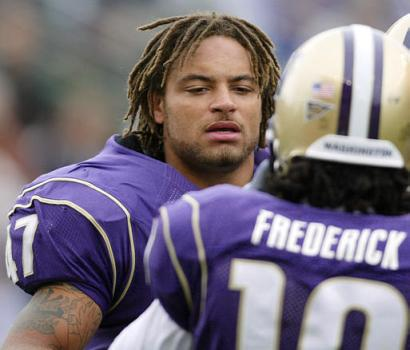
#> input picture img_341.jpg, 410 x 350 px
$ python delaunay_demo.py
#> lines starting #> are read from the running program, lines starting #| are printed output that depends on the picture
### delaunay.py
from scipy.spatial import Delaunay
import cv2
import numpy as np

NUM_FEATURE_POINTS = 20 # a full face should have 20 feature points

# [93 lines left out: functions get_facial_feature_points, detect_faces, crop_faces, get_face_keypoints, not called in this run]

def create_triangulations(feature_point_list):
    '''
    Creates a Delaunay triangulation for each face found in the input image.
    Input:
        - feature_point_list: a list of lists of 2D points, where each 2D point corresponds to a keypoint in the face
    Output:
        - triangulations: a list of simplices
    '''
    triangulations = []
    # create a triangulation for each face found in the image
    for feature_points in feature_point_list:
        # only add triangulations for full faces
        triangulations.append(Delaunay(feature_points).simplices if feature_points is not None else None)

    return triangulations

# [23 lines left out: function interpolate_triangulations, not called in this run]

### delaunay_demo.py
import cv2
import matplotlib.pyplot as plt
from delaunay import create_triangulations

image = cv2.cvtColor(cv2.imread('img_341.jpg'), cv2.COLOR_BGR2GRAY)
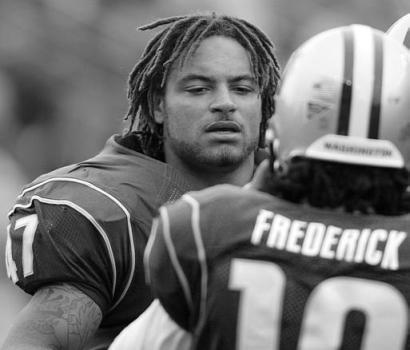
#> image: shape (350, 410); min 0, max 255, mean 116.3
#> the loop in create_triangulations, `for feature_points in feature_point_list:` made 1 pass
#> after the loop in create_triangulations, `for feature_points in feature_point_list:`: triangulations = []
#> (the run stopped early here; a loop or call above may not have finished)

$ run again, with case_1_2.png saved as img_341.jpg
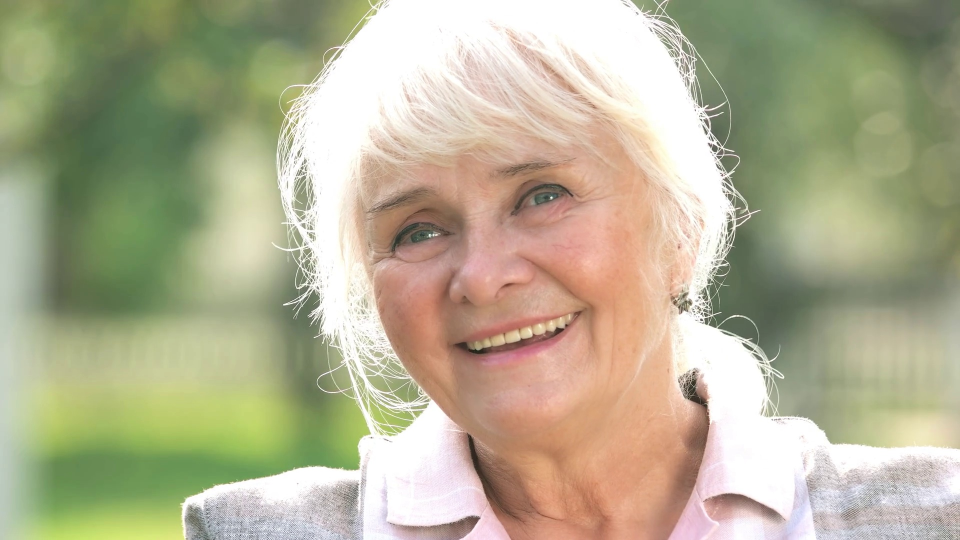
#> input picture case_1_2.png, 1920 x 1080 px (shown at 1/2 size)
#> `image = cv2.cvtColor(cv2.imread('img_341.jpg'), cv2.COLOR_BGR2GRAY)`:
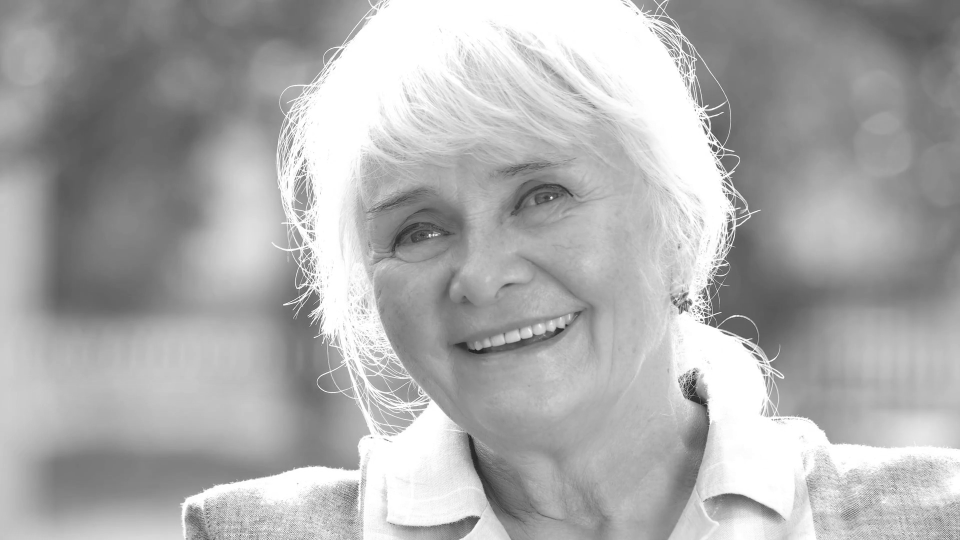
#> image: shape (1080, 1920) (shown at 1/2 size); min 15, max 255, mean 173.1
#> the loop in create_triangulations, `for feature_points in feature_point_list:` made 1 pass
#> after the loop in create_triangulations, `for feature_points in feature_point_list:`: triangulations = []

$ run again, with case_2_1.png saved as img_341.jpg
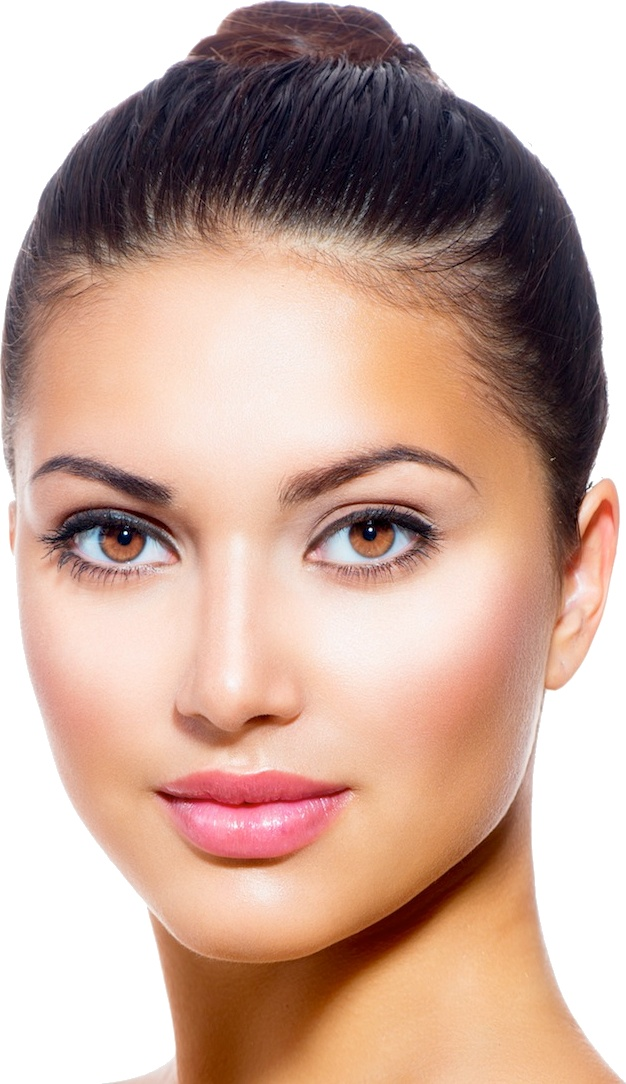
#> input picture case_2_1.png, 626 x 1084 px
#> `image = cv2.cvtColor(cv2.imread('img_341.jpg'), cv2.COLOR_BGR2GRAY)`:
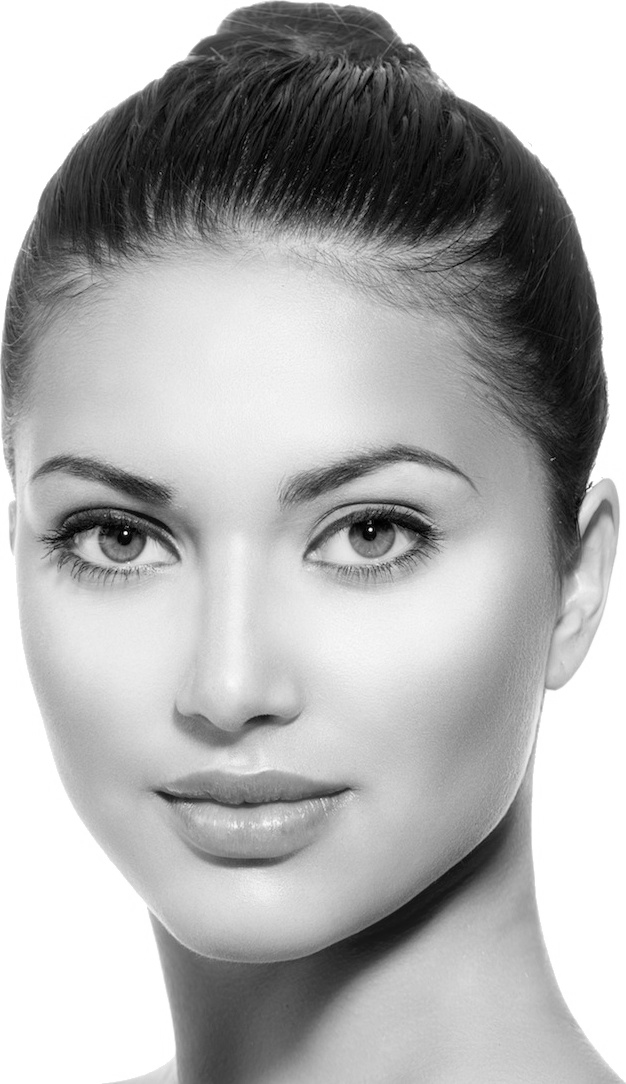
#> image: shape (1084, 626); min 0, max 255, mean 175
#> the loop in create_triangulations, `for feature_points in feature_point_list:` made 1 pass
#> after the loop in create_triangulations, `for feature_points in feature_point_list:`: triangulations = []
